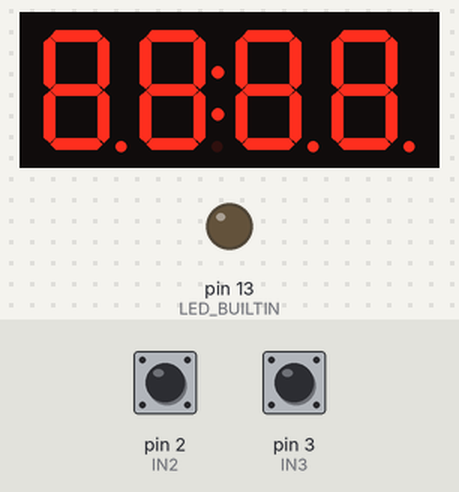
A sketch run on a simulated Arduino Nano, built with avr-gcc and run on an emulated ATmega328P. Parts: 4-digit seven-segment display, output pins drawn as LEDs (lit = HIGH). Inputs (shaded band) come from the test bench; at power-on: pin 2 (IN2) HIGH, pin 3 (IN3) HIGH. Random numbers use the default seed unless the sketch sets one; what the sketch prints to the serial monitor is not drawn.

Above: at 0.3 s.
At 5.2 s:
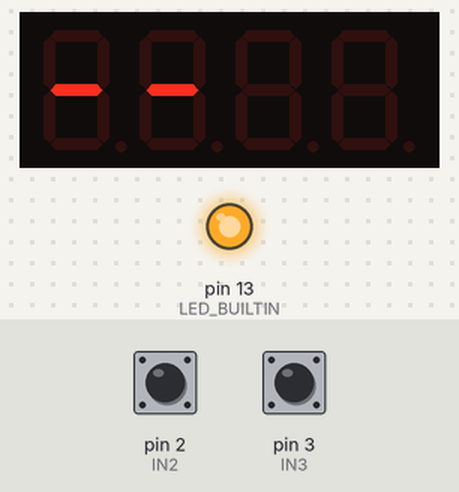
At 20.0 s:
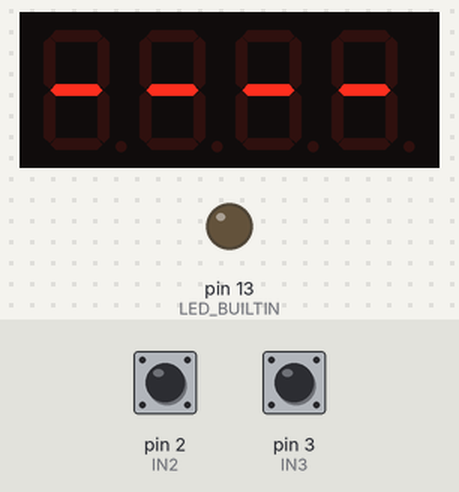
At 32.5 s:
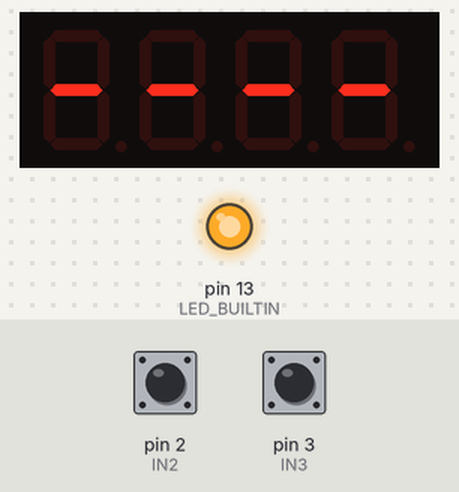
Timing chart, 0 to 34.0 s (numbered marks = the images above):
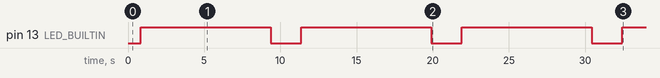

The sketch:

nano-ser-detect.ino
```cpp
/*
  nano-ser-detect - detect serial interface signals

  20240326, Jens


  notes:
  * signal input pins ....

  common baud rates
  baud rate   bit time   boundary
    (230400)        (4)         6
     115200          9         13
     (74880         13)
      57600         17         21
      38400         26         30
     (31250         32)
      28800         35         43
      19200         52         84
       9600        104        156
       4800        208        312
       2400        417        626
       1200        833       1250
        600       1667       2500
        300       3333       4167
       (200)     (5000)


  notes on Nano clone programming:
  * install / reinstall CH340 driver?
  * select old bootloader?

*/

#include <TM1637Display.h>

#define CLK 18
#define DIO 19

#define IN2 2
#define IN3 3

bool debug = true;
//bool debug = false;


TM1637Display display(CLK, DIO);

const uint8_t full[] = { 0xff, 0xff, 0xff, 0xff };
const uint8_t blank[] = { 0x00, 0x00, 0x00, 0x00 };
const uint8_t minus[] = { 0x40, 0x40, 0x40, 0x40 };


void test(int dtime) {

  display.setSegments(blank);
  delay(dtime);
  display.setSegments(full);
  delay(dtime);
  display.setSegments(minus);
  delay(dtime);
  display.setSegments(blank);
}


void setup() {

  pinMode(LED_BUILTIN, OUTPUT);

  pinMode(IN2, INPUT_PULLUP);  // neutral / "start bit"
  pinMode(IN3, INPUT_PULLUP);

  pinMode(CLK, OUTPUT);
  pinMode(DIO, OUTPUT);
  display.setBrightness(5);  // 0...7
  test(250);

  Serial.begin(115200);
  Serial.println("\n\nnano-ser-detect - detect serial interface signals");
}


long detectRate(int input) {

  unsigned long sig;
  unsigned long rate = 9999;
  long baud;

  for (int i = 0; i < 21; i++) {
    sig = pulseIn(input, LOW, 200000L);  // measure next zero period, timeout 0.2s

    if (debug) {
      Serial.print(sig);
      Serial.print("   ");
    }

    if ((sig > 0) && (sig < rate))
      rate = sig;

    delay(random(0, 5));  // different characters, no pattern
  }

  if (debug) {
    Serial.print(" shortest --> ");
    Serial.println(rate);
  }

  if (rate < 6)  // no pulse detected or too fast
    baud = 0;
  else if (rate < 13)
    baud = 115200;  // 9
  else if (rate < 21)
    baud = 57600;  // 17
  else if (rate < 30)
    baud = 38400;  // 26
  else if (rate < 43)
    baud = 28800;  // 35
  else if (rate < 84)
    baud = 19200;  // 52   ok
  else if (rate < 156)
    baud = 9600;  // 104   ok
  else if (rate < 312)
    baud = 4800;  // 208
  else if (rate < 626)
    baud = 2400;  // 417
  else if (rate < 1250)
    baud = 1200;  // 833
  else if (rate < 2500)
    baud = 600;  // 1667
  else if (rate < 4167)
    baud = 300;  // 3333   ok
  else baud = 0;

  return baud;
}

int baud2num(long baud) {

  switch (baud) {
    case 115200: return 11;
    case 57600: return 57;
    case 38400: return 38;
    case 28800: return 28;
    case 19200: return 19;
    case 9600: return 96;
    case 4800: return 48;
    case 2400: return 24;
    case 1200: return 12;
    case 600: return 6;
    case 300: return 3;
    default: return 88;
  }
}

void loop() {

  long baud2, baud3;

  digitalWrite(LED_BUILTIN, HIGH);  // start measurements

  baud2 = detectRate(IN2);  // start measurement (peripheral devices Tx)
  if (baud2) {
    Serial.print("Pin 2 - signal detect, baud rate ");
    Serial.println(baud2);
    display.showNumberDecEx(baud2num(baud2), 0xff, false, 2, 0);
  } else {
    Serial.println("no signal on Pin 2");
    display.setSegments(minus, 2, 0);
  }

  baud3 = detectRate(IN3);  // start measurement (computer Tx)
  if (baud3) {
    Serial.print("Pin 3 - signal detect, baud rate ");
    Serial.println(baud3);
    display.showNumberDecEx(baud2num(baud3), 0xff, false, 2, 2);
  } else {
    Serial.println("no signal on Pin 3");
    display.setSegments(minus, 2, 2);         // todo: set dots
  }

  digitalWrite(LED_BUILTIN, LOW);  // show display

  delay(2000);
}
```

Measured:
- by itself, pin 13 (LED_BUILTIN): alternates HIGH for 8.5 s and LOW for 2.0 s
- what the display in image 1 shows lasts 4.3 s, from 5.1 s to 9.4 s
